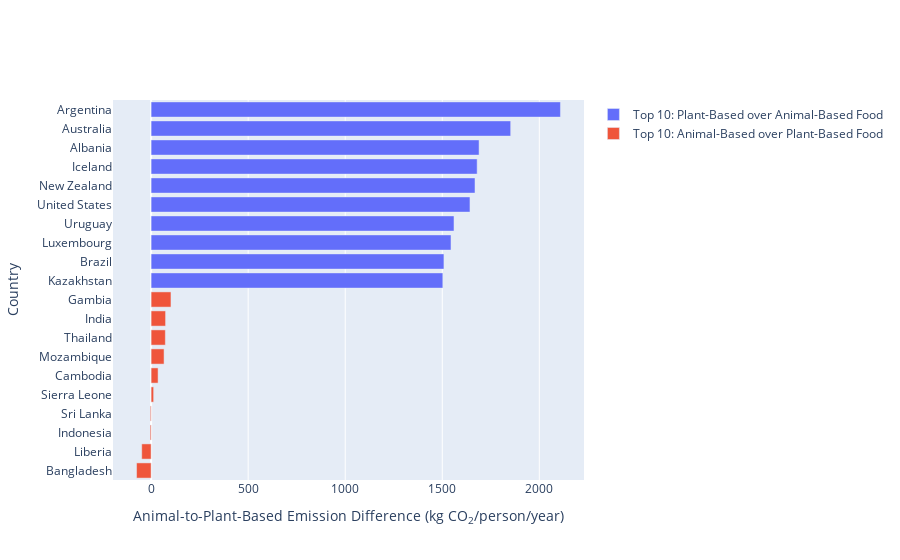

Here is the notebook cell this chart was saved with:
### Markdown cell above
*Note that this is an interactive graph. Hovering allows for a more granular look at the data.*

### Code cell
fig = go.Figure(data = [
    go.Bar(orientation = 'h',
          y = sorted_animal_plant_head['country'],
          x = sorted_animal_plant_head['Difference'],
          name = 'Top 10: Plant-Based over Animal-Based Food'),
    go.Bar(orientation = 'h',
          y = sorted_animal_plant_tail['country'],
          x = sorted_animal_plant_tail['Difference'],
          name = 'Top 10: Animal-Based over Plant-Based Food')
])

fig.update_layout(yaxis = dict(autorange = 'reversed'),
                  xaxis_title = "Animal-to-Plant-Based Emission Difference (kg CO<sub>2</sub>/person/year)",
                  yaxis_title = "Country")

fig.show()

### Figure 1 — Plotly figure (JSON) as saved in the notebook; plotly's stock layout.template omitted (floating-point values rounded to 4 significant figures)
{"data": [{"name": "Top 10: Plant-Based over Animal-Based Food", "orientation": "h", "type": "bar", "x": [2109.0, 1852.0, 1690.0, 1680.0, 1669.0, 1643.0, 1560.0, 1545.0, 1509.0, 1503.0], "y": ["Argentina", "Australia", "Albania", "Iceland", "New Zealand", "United States", "Uruguay", "Luxembourg", "Brazil", "Kazakhstan"]}, {"name": "Top 10: Animal-Based over Plant-Based Food", "orientation": "h", "type": "bar", "x": [102.3, 74.5, 73.36, 66.64, 35.85, 12.99, -4.34, -5.15, -48.5, -75.08], "y": ["Gambia", "India", "Thailand", "Mozambique", "Cambodia", "Sierra Leone", "Sri Lanka", "Indonesia", "Liberia", "Bangladesh"]}], "layout": {"xaxis": {"title": {"text": "Animal-to-Plant-Based Emission Difference (kg CO<sub>2</sub>/person/year)"}}, "yaxis": {"autorange": "reversed", "title": {"text": "Country"}}}}
